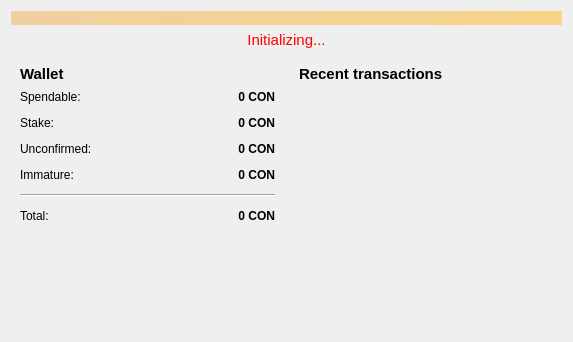
<?xml version="1.0" encoding="UTF-8"?>
<ui version="4.0">
 <class>OverviewPage</class>
 <widget class="QWidget" name="OverviewPage">
  <property name="geometry">
   <rect>
    <x>0</x>
    <y>0</y>
    <width>573</width>
    <height>342</height>
   </rect>
  </property>
  <property name="windowTitle">
   <string>Form</string>
  </property>
  <layout class="QVBoxLayout" name="topLayout">
   <item>
    <widget class="QLabel" name="labelAlerts">
     <property name="visible">
      <bool>false</bool>
     </property>
     <property name="styleSheet">
      <string notr="true">background-color: qlineargradient(x1: 0, y1: 0, x2: 1, y2: 0, stop:0 #F0D0A0, stop:1 #F8D488);  color:#000000
</string>
     </property>
     <property name="wordWrap">
      <bool>true</bool>
     </property>
     <property name="margin">
      <number>3</number>
     </property>
    </widget>
   </item>
   <item>
    <widget class="QLabel" name="labelTransactionsStatus">
     <property name="font">
      <font>
       <pointsize>11</pointsize>
      </font>
     </property>
     <property name="toolTip">
      <string>The displayed information may be out of date. Your wallet automatically synchronizes with the PayCon network after a connection is established, but this process has not completed yet.</string>
     </property>
     <property name="styleSheet">
      <string notr="true">QLabel { color: red; }</string>
     </property>
     <property name="text">
      <string notr="true">Initializing...</string>
     </property>
     <property name="alignment">
      <set>Qt::AlignCenter</set>
     </property>
    </widget>
   </item>
   <item>
    <layout class="QHBoxLayout" name="horizontalLayout" stretch="1,1">
     <item>
      <layout class="QVBoxLayout" name="verticalLayout_2">
       <item>
        <widget class="QWidget" name="widget" native="true">
         <layout class="QVBoxLayout" name="verticalLayout_4">
          <item>
           <layout class="QHBoxLayout" name="horizontalLayout_4">
            <item>
             <widget class="QLabel" name="label_5">
              <property name="font">
               <font>
                <pointsize>11</pointsize>
                <weight>75</weight>
                <bold>true</bold>
               </font>
              </property>
              <property name="text">
               <string>Wallet</string>
              </property>
             </widget>
            </item>
            <item>
             <spacer name="horizontalSpacer_2">
              <property name="orientation">
               <enum>Qt::Horizontal</enum>
              </property>
              <property name="sizeHint" stdset="0">
               <size>
                <width>40</width>
                <height>20</height>
               </size>
              </property>
             </spacer>
            </item>
           </layout>
          </item>
          <item>
           <layout class="QFormLayout" name="formLayout_2">
            <property name="fieldGrowthPolicy">
             <enum>QFormLayout::AllNonFixedFieldsGrow</enum>
            </property>
            <property name="horizontalSpacing">
             <number>12</number>
            </property>
            <property name="verticalSpacing">
             <number>12</number>
            </property>
            <item row="0" column="0">
             <widget class="QLabel" name="label">
              <property name="text">
               <string>Spendable:</string>
              </property>
             </widget>
            </item>
            <item row="0" column="1">
             <widget class="QLabel" name="labelBalance">
              <property name="font">
               <font>
                <weight>75</weight>
                <bold>true</bold>
               </font>
              </property>
              <property name="cursor">
               <cursorShape>IBeamCursor</cursorShape>
              </property>
              <property name="toolTip">
               <string>Your current spendable balance</string>
              </property>
              <property name="text">
               <string notr="true">0 CON</string>
              </property>
              <property name="alignment">
               <set>Qt::AlignRight|Qt::AlignTrailing|Qt::AlignVCenter</set>
              </property>
              <property name="textInteractionFlags">
               <set>Qt::LinksAccessibleByMouse|Qt::TextSelectableByKeyboard|Qt::TextSelectableByMouse</set>
              </property>
             </widget>
            </item>
            <item row="1" column="0">
             <widget class="QLabel" name="label_6">
              <property name="text">
               <string>Stake:</string>
              </property>
             </widget>
            </item>
            <item row="1" column="1">
             <widget class="QLabel" name="labelStake">
              <property name="font">
               <font>
                <weight>75</weight>
                <bold>true</bold>
               </font>
              </property>
              <property name="cursor">
               <cursorShape>IBeamCursor</cursorShape>
              </property>
              <property name="toolTip">
               <string>Total of coins that was staked, and do not yet count toward the current balance</string>
              </property>
              <property name="text">
               <string notr="true">0 CON</string>
              </property>
              <property name="alignment">
               <set>Qt::AlignRight|Qt::AlignTrailing|Qt::AlignVCenter</set>
              </property>
              <property name="textInteractionFlags">
               <set>Qt::LinksAccessibleByMouse|Qt::TextSelectableByKeyboard|Qt::TextSelectableByMouse</set>
              </property>
             </widget>
            </item>
            <item row="2" column="0">
             <widget class="QLabel" name="label_3">
              <property name="text">
               <string>Unconfirmed:</string>
              </property>
             </widget>
            </item>
            <item row="2" column="1">
             <widget class="QLabel" name="labelUnconfirmed">
              <property name="font">
               <font>
                <weight>75</weight>
                <bold>true</bold>
               </font>
              </property>
              <property name="cursor">
               <cursorShape>IBeamCursor</cursorShape>
              </property>
              <property name="toolTip">
               <string>Total of transactions that have yet to be confirmed, and do not yet count toward the current balance</string>
              </property>
              <property name="text">
               <string notr="true">0 CON</string>
              </property>
              <property name="alignment">
               <set>Qt::AlignRight|Qt::AlignTrailing|Qt::AlignVCenter</set>
              </property>
              <property name="textInteractionFlags">
               <set>Qt::LinksAccessibleByMouse|Qt::TextSelectableByKeyboard|Qt::TextSelectableByMouse</set>
              </property>
             </widget>
            </item>
            <item row="3" column="0">
             <widget class="QLabel" name="labelImmatureText">
              <property name="text">
               <string>Immature:</string>
              </property>
             </widget>
            </item>
            <item row="3" column="1">
             <widget class="QLabel" name="labelImmature">
              <property name="font">
               <font>
                <weight>75</weight>
                <bold>true</bold>
               </font>
              </property>
              <property name="toolTip">
               <string>Mined balance that has not yet matured</string>
              </property>
              <property name="text">
               <string notr="true">0 CON</string>
              </property>
              <property name="alignment">
               <set>Qt::AlignRight|Qt::AlignTrailing|Qt::AlignVCenter</set>
              </property>
              <property name="textInteractionFlags">
               <set>Qt::LinksAccessibleByMouse|Qt::TextSelectableByKeyboard|Qt::TextSelectableByMouse</set>
              </property>
             </widget>
            </item>
            <item row="4" column="0" colspan="2">
             <widget class="Line" name="line">
              <property name="orientation">
               <enum>Qt::Horizontal</enum>
              </property>
             </widget>
            </item>
            <item row="5" column="0">
             <widget class="QLabel" name="labelTotalText">
              <property name="text">
               <string>Total:</string>
              </property>
             </widget>
            </item>
            <item row="5" column="1">
             <widget class="QLabel" name="labelTotal">
              <property name="font">
               <font>
                <weight>75</weight>
                <bold>true</bold>
               </font>
              </property>
              <property name="cursor">
               <cursorShape>IBeamCursor</cursorShape>
              </property>
              <property name="toolTip">
               <string>Your current total balance</string>
              </property>
              <property name="text">
               <string notr="true">0 CON</string>
              </property>
              <property name="alignment">
               <set>Qt::AlignRight|Qt::AlignTrailing|Qt::AlignVCenter</set>
              </property>
              <property name="textInteractionFlags">
               <set>Qt::LinksAccessibleByMouse|Qt::TextSelectableByKeyboard|Qt::TextSelectableByMouse</set>
              </property>
             </widget>
            </item>
           </layout>
          </item>
         </layout>
        </widget>
       </item>
       <item>
        <spacer name="verticalSpacer">
         <property name="orientation">
          <enum>Qt::Vertical</enum>
         </property>
         <property name="sizeHint" stdset="0">
          <size>
           <width>20</width>
           <height>40</height>
          </size>
         </property>
        </spacer>
       </item>
      </layout>
     </item>
     <item>
      <layout class="QVBoxLayout" name="verticalLayout_3">
       <item>
        <widget class="QWidget" name="widget_2" native="true">
         <layout class="QVBoxLayout" name="verticalLayout">
          <item>
           <layout class="QHBoxLayout" name="horizontalLayout_2">
            <item>
             <widget class="QLabel" name="label_4">
              <property name="font">
               <font>
                <pointsize>11</pointsize>
                <weight>75</weight>
                <bold>true</bold>
               </font>
              </property>
              <property name="text">
               <string>&lt;b&gt;Recent transactions&lt;/b&gt;</string>
              </property>
             </widget>
            </item>
            <item>
             <spacer name="horizontalSpacer">
              <property name="orientation">
               <enum>Qt::Horizontal</enum>
              </property>
              <property name="sizeHint" stdset="0">
               <size>
                <width>40</width>
                <height>20</height>
               </size>
              </property>
             </spacer>
            </item>
           </layout>
          </item>
          <item>
           <widget class="QListView" name="listTransactions">
            <property name="styleSheet">
             <string notr="true">QListView { background: transparent; }</string>
            </property>
            <property name="frameShape">
             <enum>QFrame::NoFrame</enum>
            </property>
            <property name="verticalScrollBarPolicy">
             <enum>Qt::ScrollBarAlwaysOff</enum>
            </property>
            <property name="horizontalScrollBarPolicy">
             <enum>Qt::ScrollBarAlwaysOff</enum>
            </property>
            <property name="selectionMode">
             <enum>QAbstractItemView::NoSelection</enum>
            </property>
           </widget>
          </item>
         </layout>
        </widget>
       </item>
      </layout>
     </item>
    </layout>
   </item>
  </layout>
 </widget>
 <resources/>
 <connections/>
</ui>
